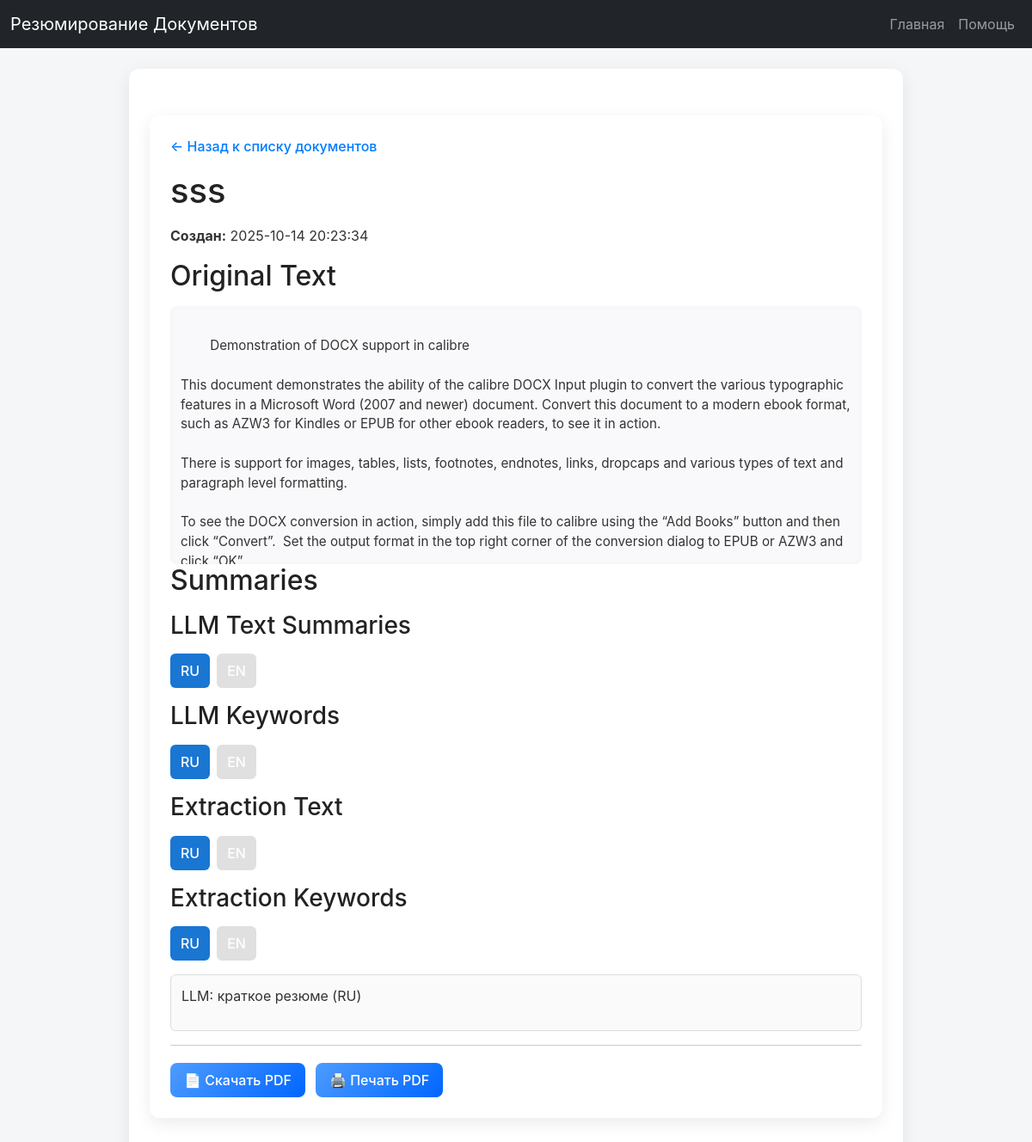
Page /documents/16 on the committed database.
### models.py (models this page shows)
class TextDocument(Base):
    __tablename__ = "text_documents"
    id = Column(Integer, primary_key=True, autoincrement=True)
    file_name = Column(String, nullable=False)
    name = Column(String, nullable=False, unique=True)
    original_text = Column(String, nullable=False)
    summary_json = Column(JSON, nullable=False)
    created_at = Column(DateTime(timezone=True), server_default=func.now())

### web_routes.py (the view)
@router.get("/documents/{doc_id}", response_class=HTMLResponse)
async def view_document(doc_id: int, request: Request, service: DocumentService = Depends(get_document_service)):
    try:
        doc = await service.get_document(doc_id)
        return request.app.templates.TemplateResponse(
            "document.html",
            {"request": request, "doc": doc}
        )
    except ValueError as e:
        return request.app.templates.TemplateResponse(
            "error.html",
            {"request": request, "message": str(e)},
            status_code=404
        )

### templates/document.html (shortened to what this page needs)
{% extends "base.html" %}
{% block content %}
<div class="container">
     <p><a href="/" class="back-link">&larr; Назад к списку документов</a></p>
    <h1>{{ doc.name or doc.file_name }}</h1>
    <p><strong>Создан:</strong> {{ doc.created_at }}</p>
    <h2>Original Text</h2>
    <div class="original collapsible">
        {{ doc.original_text }}
    </div>
    <h2>Summaries</h2>
   <div class="tab-buttons-group">
  <h3>LLM Text Summaries</h3>
  <div class="tab-buttons">
      <button onclick="showTab('llm_text_ru', this)" class="active">RU</button>
      <button onclick="showTab('llm_text_en', this)">EN</button>
  </div>
</div>
<div class="tab-buttons-group">
  <h3>LLM Keywords</h3>
  <div class="tab-buttons">
      <button onclick="showTab('llm_keyword_ru', this)" class="active">RU</button>
      <button onclick="showTab('llm_keyword_en', this)">EN</button>
  </div>
</div>
<div class="tab-buttons-group">
  <h3>Extraction Text</h3>
  <div class="tab-buttons">
      <button onclick="showTab('extr_text_ru', this)" class="active">RU</button>
      <button onclick="showTab('extr_text_en', this)">EN</button>
  </div>
</div>
<div class="tab-buttons-group">
  <h3>Extraction Keywords</h3>
  <div class="tab-buttons">
      <button onclick="showTab('extr_keyword_ru', this)" class="active">RU</button>
      <button onclick="showTab('extr_keyword_en', this)">EN</button>
  </div>
</div>
    <div id="llm_text_ru" class="tab-content active">
        <p>{{ doc.summary.llm_text_summary.ru }}</p>
    </div>
    <hr>
   <div class="action-buttons">
    <a href="/documents/{{ doc.id }}/report/download" class="btn download-btn">📄 Скачать PDF</a>
    <a href="/documents/{{ doc.id }}/report/print" target="_blank" class="btn print-btn">🖨️ Печать PDF</a>
</div>
</div>
{% endblock %}

### static/styles.css (style rules this page uses)
body { font-family: 'Inter', sans-serif; background: #f4f6f8; color: #333; margin: 0; padding: 0; }
.container { max-width: 900px; margin: 30px auto; background: #fff; padding: 24px; border-radius: 12px; box-shadow: 0 6px 20px rgba(0,0,0,0.08); }
.back-link { text-decoration: none; color: #007bff; font-weight: 500; }
h1, h2, h3, h4 { color: #222; margin-bottom: 16px; }
.original { white-space: pre-wrap; background: #f9f9fb; padding: 16px; border-radius: 8px; max-height: 300px; overflow-y: auto; box-shadow: inset 0 0 6px rgba(0,0,0,0.03); font-size: 0.95rem; }
.collapsible { max-height: 300px; overflow: hidden; transition: max-height 0.3s ease, padding 0.3s ease; padding: 12px; background: #f9f9fb; border-radius: 8px; }
.tab-buttons { display: flex; flex-wrap: wrap; margin-bottom: 16px; gap: 8px; }
.tab-buttons button { padding: 8px 12px; border: none; background: #e0e0e0; cursor: pointer; border-radius: 6px; transition: background 0.2s, transform 0.2s; }
.tab-buttons button.active { background: #1976d2; color: white; font-weight: 500; }
.tab-content { display: none; padding: 12px; border: 1px solid #ddd; border-radius: 6px; margin-bottom: 16px; background: #fafafa; }
.tab-content.active { display: block; }
button, .btn { font-weight: 500; padding: 8px 16px; border-radius: 8px; border: none; cursor: pointer; transition: all 0.2s; text-decoration: none; display: inline-block; text-align: center; }
button { background: linear-gradient(135deg, #4f9cff, #0066ff); color: white; }
.action-buttons { display: flex; gap: 12px; margin-top: 20px; }
.action-buttons .btn { background: linear-gradient(135deg, #4f9cff, #0066ff); color: white; transition: all 0.2s; }

### rows in the picture
TextDocument: name "sss", created_at "2025-10-14 20:23:34", original_text "Demonstration of DOCX support in calibre This document demonstrates the ability of the calibre DOCX Input plugin to convert the various typographic features in a Microsoft Word (2007 and newer) document. Convert this document to a modern ebook format, such as AZW3 for Kindles or EPUB for other ebook readers, to see it in action. There is support for images, tables, lists, footnotes, endnotes, links, dropcaps and various types of text and paragraph level formatting. To see the DOCX conversion in action, simply add this file to calibre using the “Add Books” button and then click “Convert”. Set the output format in the top right corner of the conversion dialog to EPUB or AZW3 and…"

### other values in the picture
{{ doc.summary.llm_text_summary.ru }} "LLM: краткое резюме (RU)"
